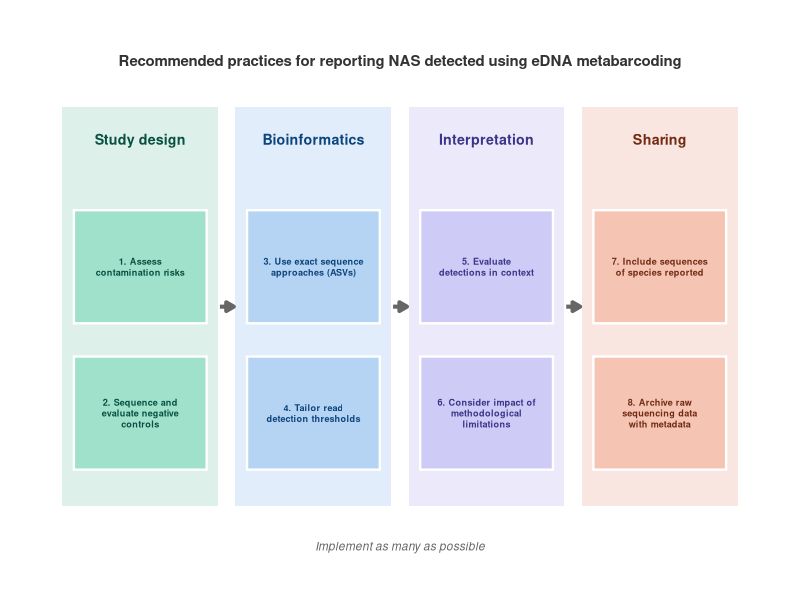

This figure's R source:
#NAS/NAS eDNA metabarcoding paper
#Code for graphical abstract derived from Table 4 Best Practices

# load packages
library(ggplot2)
library(grid)
library(cowplot)

# define schematic of categories that are read from left to right
categories <- data.frame(
  label = c("Study design", "Bioinformatics", "Interpretation", "Sharing"),
  x_center = c(2, 5, 8, 11),  # Column centers spaced evenly by 3 units
  y_center = rep(4, 4),       # Locked on the same horizontal baseline row
  fill = c("#1D9E75", "#378ADD", "#7F77DD", "#D85A30"),
  text_col = c("#085041", "#0C447C", "#3C3489", "#712B13")
)

guidelines <- data.frame(
  label = c(
    "1. Assess\ncontamination risks", 
    "2. Sequence and\nevaluate negative\ncontrols", 
    "3. Use exact sequence\napproaches (ASVs)", 
    "4. Tailor read\ndetection thresholds", 
    "5. Evaluate\ndetections in context", 
    "6. Consider impact of\nmethodological\nlimitations", 
    "7. Include sequences\nof species reported", 
    "8. Archive raw\nsequencing data\nwith metadata"
  ),
  # synced to match the categories in 4 columns but stacked vertically
  x = c(2, 2, 5, 5, 8, 8, 11, 11),
  y_center = c(4.6, 2.4, 4.6, 2.4, 4.6, 2.4, 4.6, 2.4), # top and bottom row guidelines
  fill = c(
    "#9FE1CB", "#9FE1CB", "#B5D4F4", "#B5D4F4", 
    "#CECBF6", "#CECBF6", "#F5C4B3", "#F5C4B3"
  ),
  text_col = c(
    "#085041", "#085041", "#0C447C", "#0C447C", 
    "#3C3489", "#3C3489", "#712B13", "#712B13"
  )
)

# Geometry Tuning Matrix
phase_w  <- 1.35  # half width of large column background card (Total width = 2.7)
phase_h  <- 3.0   # half height of large column background card
box_w    <- 1.15  # half width of inner text bubble guidelines
box_h    <- 0.85  # half height of inner text bubble guidelines

# plot horizontal graphical_abstract
graphical_abstract <- ggplot() +
  
  # tall blocks for each category
  geom_rect(
    data = categories, 
    aes(xmin = x_center - phase_w, xmax = x_center + phase_w, 
        ymin = y_center - phase_h, ymax = y_center + phase_h, fill = fill), 
    color = NA, alpha = 0.15
  ) +
  
  # category title headers (top of each column block)
  geom_text(
    data = categories, 
    aes(x = x_center, y = y_center + phase_h - 0.4, label = label, color = text_col), 
    fontface = "bold", size = 3.6, hjust = 0.5, vjust = 1, lineheight = 0.9
  ) +
  
  # guidelines in inner boxes (stacked vertically)
  geom_rect(
    data = guidelines, 
    aes(xmin = x - box_w, xmax = x + box_w, ymin = y_center - box_h, ymax = y_center + box_h, fill = fill), 
    color = "white", linewidth = 0.8
  ) +
  
  # text labels inside guideline boxes
  geom_text(
    data = guidelines, 
    aes(x = x, y = y_center, label = label, color = text_col), 
    size = 2.3, hjust = 0.5, vjust = 0.5, fontface = "bold", lineheight = 1.0
  ) +
  
  # arrows running left to right between columns
  annotate("segment", 
           x = c(3.38, 6.38, 9.38), xend = c(3.62, 6.62, 9.62), 
           y = 4.0, yend = 4.0, 
           arrow = arrow(length = unit(0.22, "cm"), type = "closed"), 
           color = "grey40", linewidth = 1.4
  ) +
  
  # centralized footer note
  annotate("text", 
           x = 6.5, y = 0.4, 
           label = "Implement as many as possible", 
           size = 3.0, color = "grey40", hjust = 0.5, fontface = "italic"
  ) +
  
  # centralized title at top
  annotate("text", 
           x = 6.5, y = 7.7, 
           label = "Recommended practices for reporting NAS detected using eDNA metabarcoding", 
           size = 3.8, color = "grey20", hjust = 0.5, fontface = "bold"
  ) +
  
  # formatting settings and dimensions grid boundaries
  scale_fill_identity() +
  scale_color_identity() +
  coord_cartesian(xlim = c(0.2, 12.8), ylim = c(0.0, 8.2)) +
  theme_void()

# output
ggdraw(graphical_abstract)

#save
save_plot("eDNA_mb_NAS_graphical_abstract.jpg", 
          graphical_abstract, 
          base_width = 7,
          base_height = 4,
          dpi=300)
